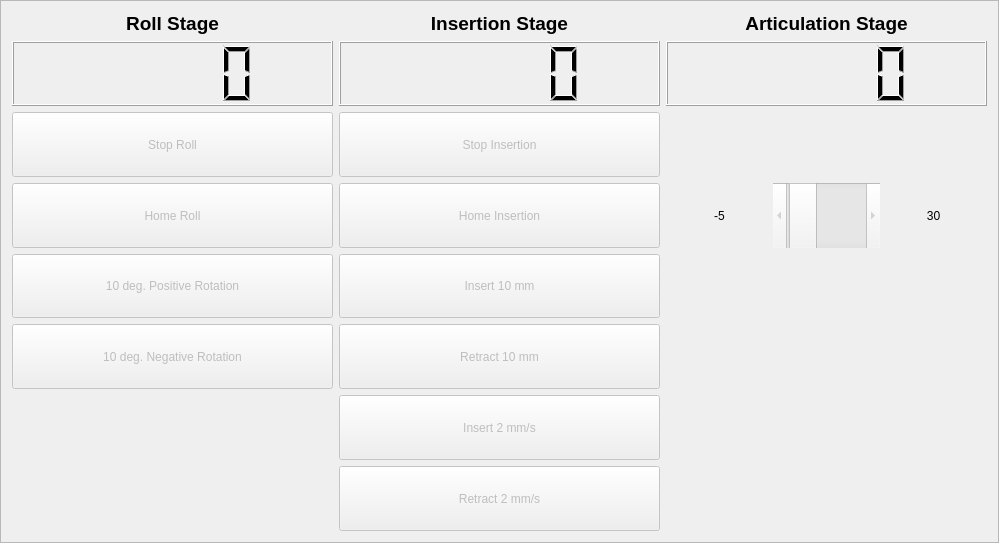
<?xml version="1.0" encoding="UTF-8"?>
<ui version="4.0">
 <class>RobotControlsWidgetClass</class>
 <widget class="QFrame" name="RobotControlsWidgetClass">
  <property name="geometry">
   <rect>
    <x>0</x>
    <y>0</y>
    <width>999</width>
    <height>543</height>
   </rect>
  </property>
  <property name="windowTitle">
   <string>Frame</string>
  </property>
  <property name="frameShape">
   <enum>QFrame::StyledPanel</enum>
  </property>
  <property name="frameShadow">
   <enum>QFrame::Raised</enum>
  </property>
  <layout class="QGridLayout" name="gridLayout_2">
   <item row="0" column="0">
    <layout class="QGridLayout" name="gridLayout">
     <item row="3" column="0">
      <widget class="QPushButton" name="homeRoll">
       <property name="enabled">
        <bool>false</bool>
       </property>
       <property name="sizePolicy">
        <sizepolicy hsizetype="Minimum" vsizetype="MinimumExpanding">
         <horstretch>0</horstretch>
         <verstretch>0</verstretch>
        </sizepolicy>
       </property>
       <property name="minimumSize">
        <size>
         <width>0</width>
         <height>15</height>
        </size>
       </property>
       <property name="text">
        <string>Home Roll</string>
       </property>
      </widget>
     </item>
     <item row="0" column="0">
      <widget class="QLabel" name="label">
       <property name="sizePolicy">
        <sizepolicy hsizetype="Minimum" vsizetype="Preferred">
         <horstretch>0</horstretch>
         <verstretch>0</verstretch>
        </sizepolicy>
       </property>
       <property name="minimumSize">
        <size>
         <width>200</width>
         <height>0</height>
        </size>
       </property>
       <property name="font">
        <font>
         <pointsize>14</pointsize>
         <weight>75</weight>
         <bold>true</bold>
        </font>
       </property>
       <property name="text">
        <string>Roll Stage</string>
       </property>
       <property name="alignment">
        <set>Qt::AlignBottom|Qt::AlignHCenter</set>
       </property>
      </widget>
     </item>
     <item row="5" column="0">
      <widget class="QPushButton" name="rotateNegInc">
       <property name="enabled">
        <bool>false</bool>
       </property>
       <property name="sizePolicy">
        <sizepolicy hsizetype="Minimum" vsizetype="MinimumExpanding">
         <horstretch>0</horstretch>
         <verstretch>0</verstretch>
        </sizepolicy>
       </property>
       <property name="minimumSize">
        <size>
         <width>0</width>
         <height>15</height>
        </size>
       </property>
       <property name="text">
        <string>10 deg. Negative Rotation</string>
       </property>
      </widget>
     </item>
     <item row="2" column="1">
      <widget class="QPushButton" name="stopInsertion">
       <property name="enabled">
        <bool>false</bool>
       </property>
       <property name="sizePolicy">
        <sizepolicy hsizetype="Minimum" vsizetype="MinimumExpanding">
         <horstretch>0</horstretch>
         <verstretch>0</verstretch>
        </sizepolicy>
       </property>
       <property name="minimumSize">
        <size>
         <width>0</width>
         <height>15</height>
        </size>
       </property>
       <property name="text">
        <string>Stop Insertion</string>
       </property>
      </widget>
     </item>
     <item row="5" column="1">
      <widget class="QPushButton" name="insertNegInc">
       <property name="enabled">
        <bool>false</bool>
       </property>
       <property name="sizePolicy">
        <sizepolicy hsizetype="Minimum" vsizetype="MinimumExpanding">
         <horstretch>0</horstretch>
         <verstretch>0</verstretch>
        </sizepolicy>
       </property>
       <property name="minimumSize">
        <size>
         <width>0</width>
         <height>15</height>
        </size>
       </property>
       <property name="text">
        <string>Retract 10 mm</string>
       </property>
      </widget>
     </item>
     <item row="1" column="1">
      <widget class="QLCDNumber" name="insertion_pos">
       <property name="sizePolicy">
        <sizepolicy hsizetype="Minimum" vsizetype="MinimumExpanding">
         <horstretch>0</horstretch>
         <verstretch>0</verstretch>
        </sizepolicy>
       </property>
       <property name="minimumSize">
        <size>
         <width>0</width>
         <height>15</height>
        </size>
       </property>
      </widget>
     </item>
     <item row="2" column="0">
      <widget class="QPushButton" name="stopRoll">
       <property name="enabled">
        <bool>false</bool>
       </property>
       <property name="sizePolicy">
        <sizepolicy hsizetype="Minimum" vsizetype="MinimumExpanding">
         <horstretch>0</horstretch>
         <verstretch>0</verstretch>
        </sizepolicy>
       </property>
       <property name="minimumSize">
        <size>
         <width>0</width>
         <height>15</height>
        </size>
       </property>
       <property name="text">
        <string>Stop Roll</string>
       </property>
      </widget>
     </item>
     <item row="0" column="2">
      <widget class="QLabel" name="label_3">
       <property name="sizePolicy">
        <sizepolicy hsizetype="Minimum" vsizetype="Preferred">
         <horstretch>0</horstretch>
         <verstretch>0</verstretch>
        </sizepolicy>
       </property>
       <property name="minimumSize">
        <size>
         <width>200</width>
         <height>0</height>
        </size>
       </property>
       <property name="font">
        <font>
         <pointsize>14</pointsize>
         <weight>75</weight>
         <bold>true</bold>
        </font>
       </property>
       <property name="text">
        <string>Articulation Stage</string>
       </property>
       <property name="alignment">
        <set>Qt::AlignBottom|Qt::AlignHCenter</set>
       </property>
      </widget>
     </item>
     <item row="1" column="2">
      <widget class="QLCDNumber" name="articulation_pos">
       <property name="sizePolicy">
        <sizepolicy hsizetype="Minimum" vsizetype="MinimumExpanding">
         <horstretch>0</horstretch>
         <verstretch>0</verstretch>
        </sizepolicy>
       </property>
       <property name="minimumSize">
        <size>
         <width>0</width>
         <height>15</height>
        </size>
       </property>
      </widget>
     </item>
     <item row="3" column="1">
      <widget class="QPushButton" name="homeInsertion">
       <property name="enabled">
        <bool>false</bool>
       </property>
       <property name="sizePolicy">
        <sizepolicy hsizetype="Minimum" vsizetype="MinimumExpanding">
         <horstretch>0</horstretch>
         <verstretch>0</verstretch>
        </sizepolicy>
       </property>
       <property name="minimumSize">
        <size>
         <width>0</width>
         <height>15</height>
        </size>
       </property>
       <property name="text">
        <string>Home Insertion</string>
       </property>
      </widget>
     </item>
     <item row="6" column="1">
      <widget class="QPushButton" name="insertPosVel">
       <property name="enabled">
        <bool>false</bool>
       </property>
       <property name="sizePolicy">
        <sizepolicy hsizetype="Minimum" vsizetype="MinimumExpanding">
         <horstretch>0</horstretch>
         <verstretch>0</verstretch>
        </sizepolicy>
       </property>
       <property name="minimumSize">
        <size>
         <width>0</width>
         <height>15</height>
        </size>
       </property>
       <property name="text">
        <string>Insert 2 mm/s</string>
       </property>
      </widget>
     </item>
     <item row="0" column="1">
      <widget class="QLabel" name="label_2">
       <property name="sizePolicy">
        <sizepolicy hsizetype="Minimum" vsizetype="Preferred">
         <horstretch>0</horstretch>
         <verstretch>0</verstretch>
        </sizepolicy>
       </property>
       <property name="minimumSize">
        <size>
         <width>200</width>
         <height>0</height>
        </size>
       </property>
       <property name="font">
        <font>
         <pointsize>14</pointsize>
         <weight>75</weight>
         <bold>true</bold>
        </font>
       </property>
       <property name="text">
        <string>Insertion Stage</string>
       </property>
       <property name="alignment">
        <set>Qt::AlignBottom|Qt::AlignHCenter</set>
       </property>
      </widget>
     </item>
     <item row="1" column="0">
      <widget class="QLCDNumber" name="roll_pos">
       <property name="sizePolicy">
        <sizepolicy hsizetype="Minimum" vsizetype="MinimumExpanding">
         <horstretch>0</horstretch>
         <verstretch>0</verstretch>
        </sizepolicy>
       </property>
       <property name="minimumSize">
        <size>
         <width>0</width>
         <height>15</height>
        </size>
       </property>
      </widget>
     </item>
     <item row="4" column="1">
      <widget class="QPushButton" name="insertPosInc">
       <property name="enabled">
        <bool>false</bool>
       </property>
       <property name="sizePolicy">
        <sizepolicy hsizetype="Minimum" vsizetype="MinimumExpanding">
         <horstretch>0</horstretch>
         <verstretch>0</verstretch>
        </sizepolicy>
       </property>
       <property name="minimumSize">
        <size>
         <width>0</width>
         <height>15</height>
        </size>
       </property>
       <property name="text">
        <string>Insert 10 mm</string>
       </property>
      </widget>
     </item>
     <item row="7" column="1">
      <widget class="QPushButton" name="insertNegVel">
       <property name="enabled">
        <bool>false</bool>
       </property>
       <property name="sizePolicy">
        <sizepolicy hsizetype="Minimum" vsizetype="MinimumExpanding">
         <horstretch>0</horstretch>
         <verstretch>0</verstretch>
        </sizepolicy>
       </property>
       <property name="minimumSize">
        <size>
         <width>0</width>
         <height>15</height>
        </size>
       </property>
       <property name="text">
        <string>Retract 2 mm/s</string>
       </property>
      </widget>
     </item>
     <item row="4" column="0">
      <widget class="QPushButton" name="rotatePosInc">
       <property name="enabled">
        <bool>false</bool>
       </property>
       <property name="sizePolicy">
        <sizepolicy hsizetype="Minimum" vsizetype="MinimumExpanding">
         <horstretch>0</horstretch>
         <verstretch>0</verstretch>
        </sizepolicy>
       </property>
       <property name="minimumSize">
        <size>
         <width>0</width>
         <height>15</height>
        </size>
       </property>
       <property name="text">
        <string>10 deg. Positive Rotation</string>
       </property>
      </widget>
     </item>
     <item row="3" column="2">
      <layout class="QHBoxLayout" name="horizontalLayout">
       <property name="spacing">
        <number>0</number>
       </property>
       <item>
        <widget class="QLabel" name="label_4">
         <property name="sizePolicy">
          <sizepolicy hsizetype="Preferred" vsizetype="MinimumExpanding">
           <horstretch>0</horstretch>
           <verstretch>0</verstretch>
          </sizepolicy>
         </property>
         <property name="minimumSize">
          <size>
           <width>0</width>
           <height>15</height>
          </size>
         </property>
         <property name="text">
          <string>-5</string>
         </property>
         <property name="alignment">
          <set>Qt::AlignCenter</set>
         </property>
        </widget>
       </item>
       <item>
        <widget class="QScrollBar" name="articulationScrollBar">
         <property name="enabled">
          <bool>false</bool>
         </property>
         <property name="sizePolicy">
          <sizepolicy hsizetype="Minimum" vsizetype="MinimumExpanding">
           <horstretch>0</horstretch>
           <verstretch>0</verstretch>
          </sizepolicy>
         </property>
         <property name="minimumSize">
          <size>
           <width>90</width>
           <height>15</height>
          </size>
         </property>
         <property name="minimum">
          <number>-5</number>
         </property>
         <property name="maximum">
          <number>90</number>
         </property>
         <property name="orientation">
          <enum>Qt::Horizontal</enum>
         </property>
        </widget>
       </item>
       <item>
        <widget class="QLabel" name="label_5">
         <property name="sizePolicy">
          <sizepolicy hsizetype="Preferred" vsizetype="MinimumExpanding">
           <horstretch>0</horstretch>
           <verstretch>0</verstretch>
          </sizepolicy>
         </property>
         <property name="minimumSize">
          <size>
           <width>0</width>
           <height>15</height>
          </size>
         </property>
         <property name="text">
          <string>30</string>
         </property>
         <property name="alignment">
          <set>Qt::AlignCenter</set>
         </property>
        </widget>
       </item>
      </layout>
     </item>
    </layout>
   </item>
  </layout>
 </widget>
 <resources/>
 <connections/>
</ui>
